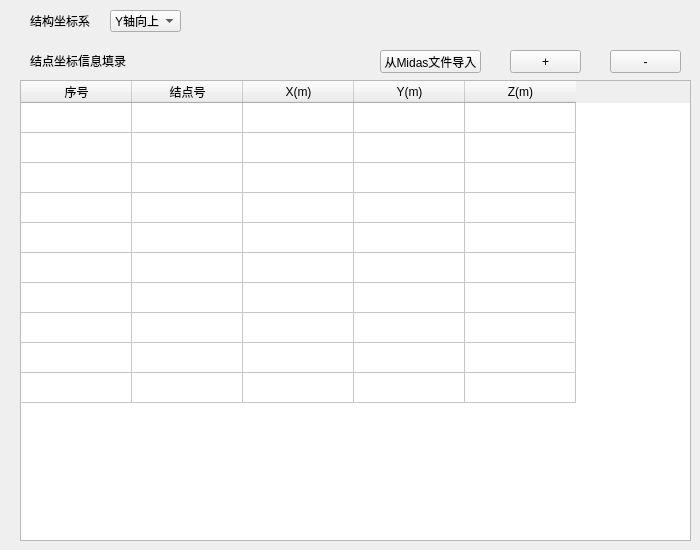
    <widget class="QWidget" name="main_pg_nodePosition">
     <widget class="QComboBox" name="coordSel">
      <property name="geometry">
       <rect>
        <x>110</x>
        <y>10</y>
        <width>71</width>
        <height>22</height>
       </rect>
      </property>
      <item>
       <property name="text">
        <string>Y轴向上</string>
       </property>
      </item>
      <item>
       <property name="text">
        <string>Z轴向上</string>
       </property>
      </item>
     </widget>
     <widget class="QLabel" name="label_3">
      <property name="geometry">
       <rect>
        <x>30</x>
        <y>10</y>
        <width>81</width>
        <height>21</height>
       </rect>
      </property>
      <property name="contextMenuPolicy">
       <enum>Qt::DefaultContextMenu</enum>
      </property>
      <property name="text">
       <string>结构坐标系</string>
      </property>
      <property name="alignment">
       <set>Qt::AlignLeading|Qt::AlignLeft|Qt::AlignVCenter</set>
      </property>
     </widget>
     <widget class="QPushButton" name="briNodeAdd">
      <property name="geometry">
       <rect>
        <x>510</x>
        <y>50</y>
        <width>71</width>
        <height>23</height>
       </rect>
      </property>
      <property name="text">
       <string>+</string>
      </property>
     </widget>
     <widget class="QPushButton" name="briNodeDel">
      <property name="geometry">
       <rect>
        <x>610</x>
        <y>50</y>
        <width>71</width>
        <height>23</height>
       </rect>
      </property>
      <property name="text">
       <string>-</string>
      </property>
     </widget>
     <widget class="QTableWidget" name="bridgeNodeTable">
      <property name="geometry">
       <rect>
        <x>20</x>
        <y>80</y>
        <width>671</width>
        <height>461</height>
       </rect>
      </property>
      <property name="rowCount">
       <number>10</number>
      </property>
      <attribute name="horizontalHeaderDefaultSectionSize">
       <number>111</number>
      </attribute>
      <attribute name="verticalHeaderVisible">
       <bool>false</bool>
      </attribute>
      <row/>
      <row/>
      <row/>
      <row/>
      <row/>
      <row/>
      <row/>
      <row/>
      <row/>
      <row/>
      <column>
       <property name="text">
        <string>序号</string>
       </property>
      </column>
      <column>
       <property name="text">
        <string>结点号</string>
       </property>
      </column>
      <column>
       <property name="text">
        <string>X(m)</string>
       </property>
      </column>
      <column>
       <property name="text">
        <string>Y(m)</string>
       </property>
      </column>
      <column>
       <property name="text">
        <string>Z(m)</string>
       </property>
      </column>
     </widget>
     <widget class="QPushButton" name="nodeLoadFromFEM">
      <property name="geometry">
       <rect>
        <x>380</x>
        <y>50</y>
        <width>101</width>
        <height>23</height>
       </rect>
      </property>
      <property name="text">
       <string>从Midas文件导入</string>
      </property>
     </widget>
     <widget class="QLabel" name="label_24">
      <property name="geometry">
       <rect>
        <x>30</x>
        <y>50</y>
        <width>111</width>
        <height>21</height>
       </rect>
      </property>
      <property name="contextMenuPolicy">
       <enum>Qt::DefaultContextMenu</enum>
      </property>
      <property name="text">
       <string>结点坐标信息填录</string>
      </property>
      <property name="alignment">
       <set>Qt::AlignLeading|Qt::AlignLeft|Qt::AlignVCenter</set>
      </property>
     </widget>
    </widget>
